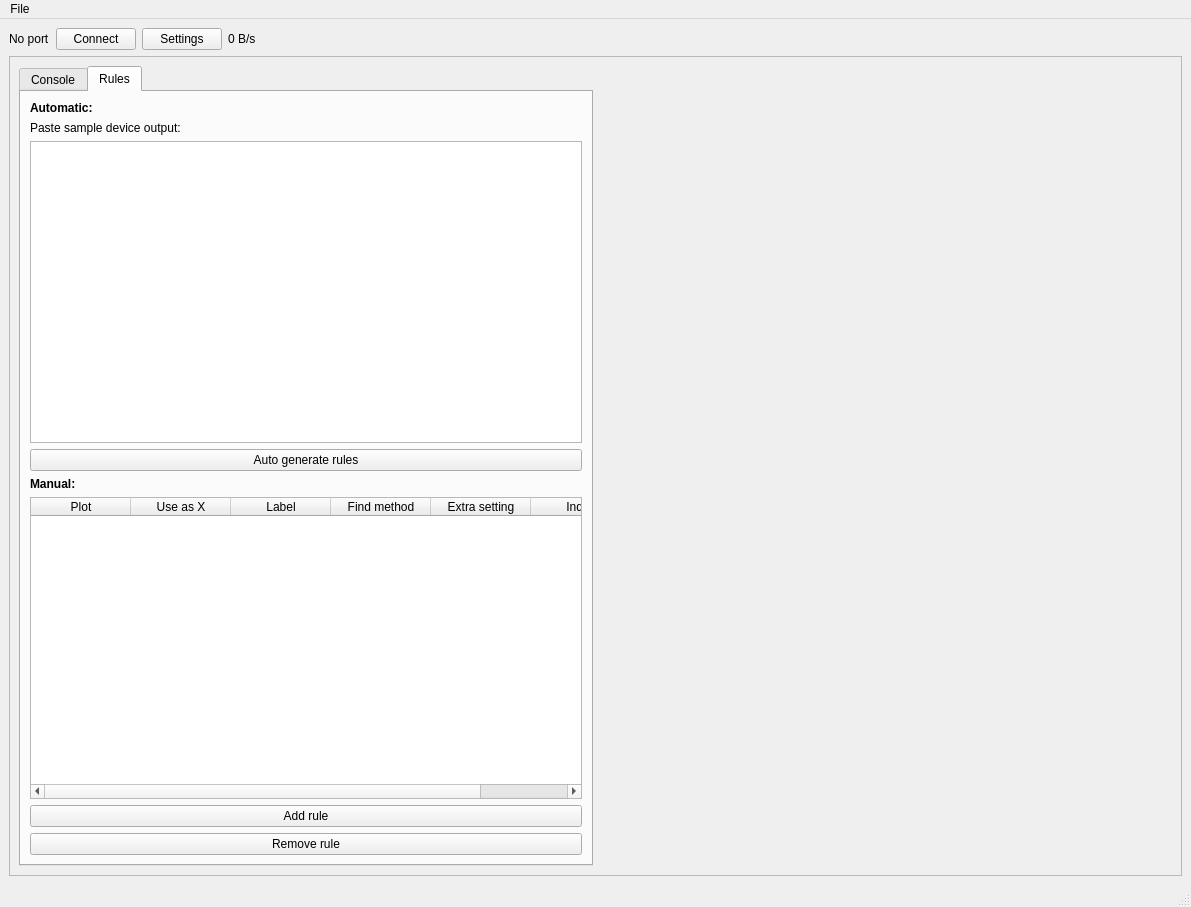
<?xml version="1.0" encoding="UTF-8"?>
<ui version="4.0">
 <class>MainWindow</class>
 <widget class="QMainWindow" name="MainWindow">
  <property name="geometry">
   <rect>
    <x>0</x>
    <y>0</y>
    <width>1191</width>
    <height>907</height>
   </rect>
  </property>
  <property name="windowTitle">
   <string>PlotTTY</string>
  </property>
  <widget class="QWidget" name="centralwidget">
   <layout class="QVBoxLayout" name="verticalLayout" stretch="1,10">
    <item>
     <layout class="QHBoxLayout" name="TopNavBar">
      <item>
       <widget class="QLabel" name="PortStatusLabel">
        <property name="sizePolicy">
         <sizepolicy hsizetype="Preferred" vsizetype="Fixed">
          <horstretch>0</horstretch>
          <verstretch>0</verstretch>
         </sizepolicy>
        </property>
        <property name="text">
         <string>No port</string>
        </property>
       </widget>
      </item>
      <item>
       <widget class="QPushButton" name="ConnectButton">
        <property name="sizePolicy">
         <sizepolicy hsizetype="Minimum" vsizetype="Fixed">
          <horstretch>0</horstretch>
          <verstretch>0</verstretch>
         </sizepolicy>
        </property>
        <property name="text">
         <string>Connect</string>
        </property>
       </widget>
      </item>
      <item>
       <widget class="QPushButton" name="pushButton">
        <property name="text">
         <string>Settings</string>
        </property>
       </widget>
      </item>
      <item>
       <widget class="QLabel" name="DataReceivedLabel">
        <property name="sizePolicy">
         <sizepolicy hsizetype="Preferred" vsizetype="Fixed">
          <horstretch>0</horstretch>
          <verstretch>0</verstretch>
         </sizepolicy>
        </property>
        <property name="text">
         <string>0 B/s</string>
        </property>
       </widget>
      </item>
      <item>
       <spacer name="horizontalSpacer">
        <property name="orientation">
         <enum>Qt::Orientation::Horizontal</enum>
        </property>
        <property name="sizeType">
         <enum>QSizePolicy::Policy::MinimumExpanding</enum>
        </property>
        <property name="sizeHint" stdset="0">
         <size>
          <width>40</width>
          <height>20</height>
         </size>
        </property>
       </spacer>
      </item>
     </layout>
    </item>
    <item>
     <layout class="QVBoxLayout" name="main" stretch="0">
      <item>
       <layout class="QHBoxLayout" name="mainSplit" stretch="0">
        <item>
         <widget class="QFrame" name="RightFrame">
          <property name="frameShape">
           <enum>QFrame::Shape::StyledPanel</enum>
          </property>
          <property name="frameShadow">
           <enum>QFrame::Shadow::Raised</enum>
          </property>
          <layout class="QHBoxLayout" name="horizontalLayout_2" stretch="1,1">
           <item>
            <widget class="QTabWidget" name="tabWidget">
             <property name="currentIndex">
              <number>1</number>
             </property>
             <widget class="QWidget" name="ConsoleTab">
              <attribute name="title">
               <string>Console</string>
              </attribute>
              <layout class="QHBoxLayout" name="horizontalLayout">
               <item>
                <layout class="QVBoxLayout" name="ConsoleLayout" stretch="0,0">
                 <item>
                  <widget class="QPlainTextEdit" name="ConsoleTextEdit">
                   <property name="sizePolicy">
                    <sizepolicy hsizetype="Expanding" vsizetype="Expanding">
                     <horstretch>0</horstretch>
                     <verstretch>0</verstretch>
                    </sizepolicy>
                   </property>
                   <property name="horizontalScrollBarPolicy">
                    <enum>Qt::ScrollBarPolicy::ScrollBarAlwaysOff</enum>
                   </property>
                  </widget>
                 </item>
                 <item>
                  <layout class="QHBoxLayout" name="ConsoleBottomLayout">
                   <item>
                    <widget class="QPlainTextEdit" name="SendCommandTextEdit">
                     <property name="sizePolicy">
                      <sizepolicy hsizetype="Expanding" vsizetype="Fixed">
                       <horstretch>0</horstretch>
                       <verstretch>0</verstretch>
                      </sizepolicy>
                     </property>
                     <property name="minimumSize">
                      <size>
                       <width>0</width>
                       <height>0</height>
                      </size>
                     </property>
                     <property name="maximumSize">
                      <size>
                       <width>16777215</width>
                       <height>32</height>
                      </size>
                     </property>
                     <property name="verticalScrollBarPolicy">
                      <enum>Qt::ScrollBarPolicy::ScrollBarAlwaysOff</enum>
                     </property>
                    </widget>
                   </item>
                   <item>
                    <widget class="QPushButton" name="ClearConsoleButton">
                     <property name="minimumSize">
                      <size>
                       <width>50</width>
                       <height>0</height>
                      </size>
                     </property>
                     <property name="maximumSize">
                      <size>
                       <width>50</width>
                       <height>16777215</height>
                      </size>
                     </property>
                     <property name="text">
                      <string>Clear</string>
                     </property>
                    </widget>
                   </item>
                  </layout>
                 </item>
                </layout>
               </item>
              </layout>
             </widget>
             <widget class="QWidget" name="RulesTab">
              <attribute name="title">
               <string>Rules</string>
              </attribute>
              <layout class="QVBoxLayout" name="verticalLayout_7">
               <item>
                <layout class="QVBoxLayout" name="RulesLayout">
                 <item>
                  <widget class="QLabel" name="AutomaticLabel">
                   <property name="font">
                    <font>
                     <bold>true</bold>
                    </font>
                   </property>
                   <property name="text">
                    <string>Automatic:</string>
                   </property>
                   <property name="textFormat">
                    <enum>Qt::TextFormat::AutoText</enum>
                   </property>
                  </widget>
                 </item>
                 <item>
                  <widget class="QLabel" name="PasteSampleLabel">
                   <property name="text">
                    <string>Paste sample device output:</string>
                   </property>
                  </widget>
                 </item>
                 <item>
                  <widget class="QPlainTextEdit" name="SampleOutputTextEdit"/>
                 </item>
                 <item>
                  <widget class="QPushButton" name="GenerateRulesButton">
                   <property name="text">
                    <string>Auto generate rules</string>
                   </property>
                  </widget>
                 </item>
                 <item>
                  <widget class="QLabel" name="ManualLabel">
                   <property name="font">
                    <font>
                     <bold>true</bold>
                    </font>
                   </property>
                   <property name="text">
                    <string>Manual:</string>
                   </property>
                  </widget>
                 </item>
                 <item>
                  <widget class="QTableWidget" name="RulesTable">
                   <column>
                    <property name="text">
                     <string>Plot</string>
                    </property>
                   </column>
                   <column>
                    <property name="text">
                     <string>Use as X</string>
                    </property>
                   </column>
                   <column>
                    <property name="text">
                     <string>Label</string>
                    </property>
                   </column>
                   <column>
                    <property name="text">
                     <string>Find method</string>
                    </property>
                   </column>
                   <column>
                    <property name="text">
                     <string>Extra setting</string>
                    </property>
                   </column>
                   <column>
                    <property name="text">
                     <string>Index</string>
                    </property>
                   </column>
                  </widget>
                 </item>
                 <item>
                  <widget class="QPushButton" name="AddRuleButton">
                   <property name="text">
                    <string>Add rule</string>
                   </property>
                  </widget>
                 </item>
                 <item>
                  <widget class="QPushButton" name="RemoveRuleButton">
                   <property name="text">
                    <string>Remove rule</string>
                   </property>
                  </widget>
                 </item>
                </layout>
               </item>
              </layout>
             </widget>
            </widget>
           </item>
           <item>
            <widget class="PlotWidget" name="Plot" native="true"/>
           </item>
          </layout>
         </widget>
        </item>
       </layout>
      </item>
     </layout>
    </item>
   </layout>
  </widget>
  <widget class="QMenuBar" name="menubar">
   <property name="geometry">
    <rect>
     <x>0</x>
     <y>0</y>
     <width>1191</width>
     <height>22</height>
    </rect>
   </property>
   <widget class="QMenu" name="menuFile">
    <property name="title">
     <string>File</string>
    </property>
    <addaction name="actionSave_profile"/>
    <addaction name="actionOpen_profile"/>
    <addaction name="actionLoad_log"/>
   </widget>
   <addaction name="menuFile"/>
  </widget>
  <widget class="QStatusBar" name="statusbar"/>
  <action name="actionSave_profile">
   <property name="text">
    <string>Save profile</string>
   </property>
  </action>
  <action name="actionOpen_profile">
   <property name="text">
    <string>Open profile</string>
   </property>
  </action>
  <action name="actionLoad_log">
   <property name="text">
    <string>Load log</string>
   </property>
  </action>
 </widget>
 <customwidgets>
  <customwidget>
   <class>PlotWidget</class>
   <extends>QWidget</extends>
   <header>modules.widgets.plot_widget</header>
   <container>1</container>
  </customwidget>
 </customwidgets>
 <resources/>
 <connections/>
</ui>
